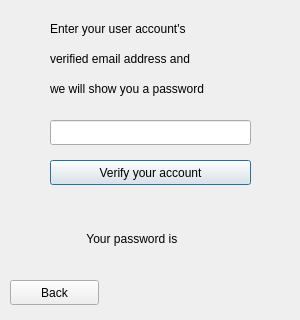
<?xml version="1.0" encoding="UTF-8"?>
<ui version="4.0">
 <class>Dialog</class>
 <widget class="QDialog" name="Dialog">
  <property name="geometry">
   <rect>
    <x>0</x>
    <y>0</y>
    <width>300</width>
    <height>320</height>
   </rect>
  </property>
  <property name="windowTitle">
   <string>Reset your password</string>
  </property>
  <widget class="QLabel" name="label">
   <property name="geometry">
    <rect>
     <x>50</x>
     <y>20</y>
     <width>191</width>
     <height>17</height>
    </rect>
   </property>
   <property name="text">
    <string>Enter your user account's</string>
   </property>
  </widget>
  <widget class="QLabel" name="label_2">
   <property name="geometry">
    <rect>
     <x>50</x>
     <y>50</y>
     <width>201</width>
     <height>17</height>
    </rect>
   </property>
   <property name="text">
    <string>verified email address and</string>
   </property>
  </widget>
  <widget class="QLabel" name="label_3">
   <property name="geometry">
    <rect>
     <x>50</x>
     <y>80</y>
     <width>221</width>
     <height>17</height>
    </rect>
   </property>
   <property name="text">
    <string>we will show you a password</string>
   </property>
  </widget>
  <widget class="QLineEdit" name="lineEdit">
   <property name="geometry">
    <rect>
     <x>50</x>
     <y>120</y>
     <width>201</width>
     <height>25</height>
    </rect>
   </property>
  </widget>
  <widget class="QPushButton" name="pushButton">
   <property name="geometry">
    <rect>
     <x>50</x>
     <y>160</y>
     <width>201</width>
     <height>25</height>
    </rect>
   </property>
   <property name="text">
    <string>Verify your account</string>
   </property>
  </widget>
  <widget class="QLabel" name="label_4">
   <property name="geometry">
    <rect>
     <x>50</x>
     <y>230</y>
     <width>191</width>
     <height>17</height>
    </rect>
   </property>
   <property name="text">
    <string>           Your password is </string>
   </property>
  </widget>
  <widget class="QLabel" name="label_5">
   <property name="geometry">
    <rect>
     <x>70</x>
     <y>260</y>
     <width>121</width>
     <height>20</height>
    </rect>
   </property>
   <property name="text">
    <string/>
   </property>
  </widget>
  <widget class="QPushButton" name="pushButton_2">
   <property name="geometry">
    <rect>
     <x>10</x>
     <y>280</y>
     <width>89</width>
     <height>25</height>
    </rect>
   </property>
   <property name="text">
    <string>Back</string>
   </property>
  </widget>
 </widget>
 <resources/>
 <connections/>
</ui>
